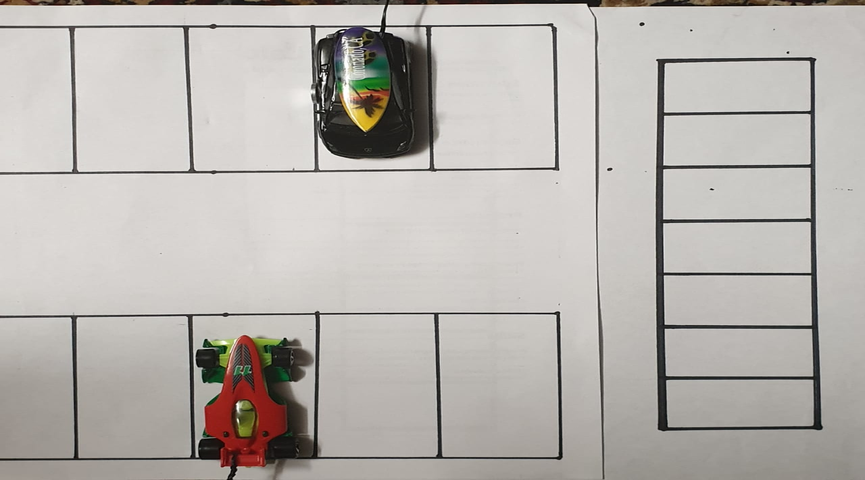
#> input picture fogNode/parking_detection/images/prototype1re.png, 865 x 480 px, found by its file name
$ python testing.py
#> lines starting #> are read from the running program, lines starting #| are printed output that depends on the picture
import yaml
import cv2
import numpy as np

img = cv2.imread("./images/prototype1re.png")
#> img is the input picture: shape (480, 865, 3); mean B, G, R 174.7, 179.1, 183.4
img = cv2.cvtColor(img, cv2.COLOR_BGR2GRAY)
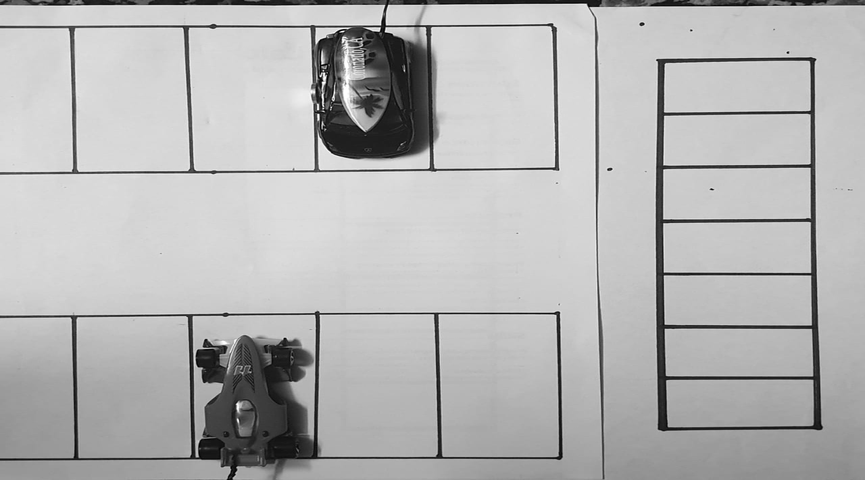
#> img: shape (480, 865); min 0, max 255, mean 179.9
mask = np.zeros(img.shape, np.uint8)
ROIS = []
# reading parking postions
with open("./data/coordinates_1.yml", "r") as data:
#> (the run stopped early here; a loop or call above may not have finished)

$ run again, with fogNode/parking_detection/images/GoogleEarth.PNG copied over fogNode/parking_detection/images/prototype1re.png
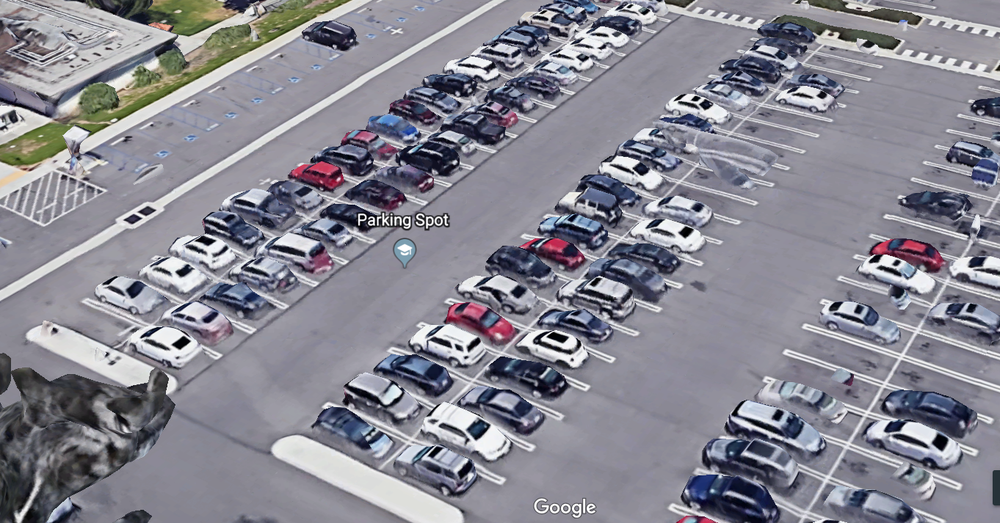
#> input picture fogNode/parking_detection/images/GoogleEarth.PNG, 1000 x 523 px, shrunk from 1362 x 713 before the run, found by its file name
#> img is the input picture: shape (523, 1000, 3); mean B, G, R 145.5, 135.3, 136
#> `img = cv2.cvtColor(img, cv2.COLOR_BGR2GRAY)`:
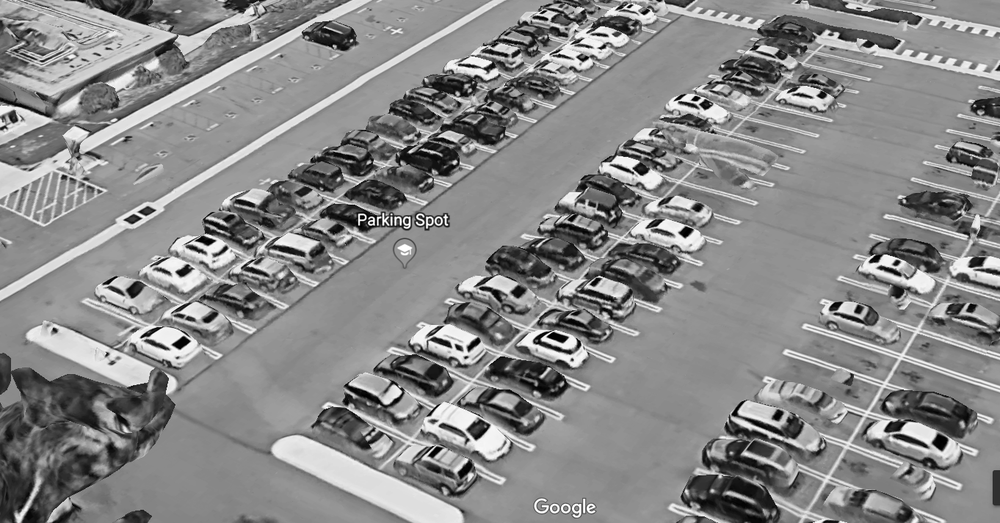
#> img: shape (523, 1000); min 0, max 255, mean 136.7
